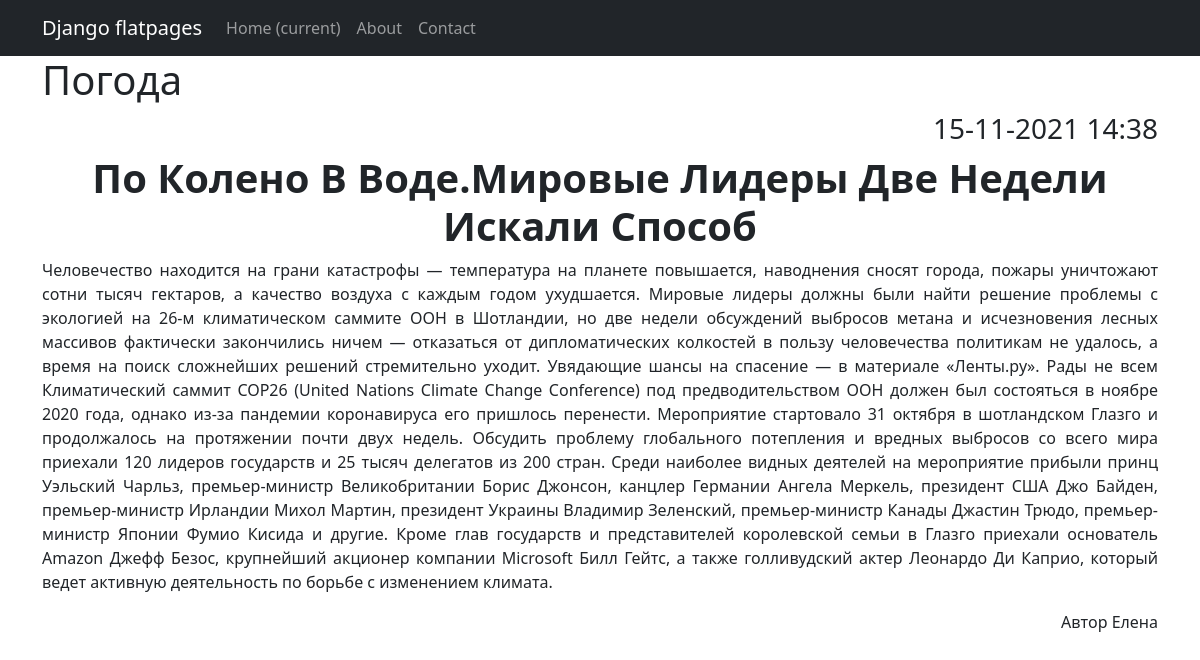
/news/6, run on the app's committed database.
### news/models.py (models this page shows, shortened)
class New(models.Model):
    name = models.CharField(max_length=64, unique=True)
    description = models.TextField()
    date_pub = models.DateTimeField(auto_now_add=True)
    author = models.CharField(max_length=64, unique=True, default = "Default value")
    category = models.ForeignKey(to='Category',on_delete=models.CASCADE,related_name='news')

class Category(models.Model):
    name = models.CharField(max_length=100, unique=True)  # названия категорий тоже не должны повторяться

### news/views.py (the view)
# urls.py: path('<int:pk>', NewDetailView.as_view(), name='new_detail'),  # pk — это первичный ключ товара, который будет выводиться у нас в шаблон
class NewDetailView(DetailView):
    template_name = 'new_detail.html'  # название шаблона будет product.html
    queryset = New.objects.all()

### templates/new_detail.html (shortened to what this page needs)
{% extends 'flatpages/default.html' %}
{% block content %}
<h1 style="text-align: left;">{{ new.category.name|title}}</h1>
<h3 style="text-align: right;">{{ new.date_pub|date:"d-m-Y H:i" }}</h3>
<h1 style="text-align: center;"><strong>{{ new.name|title }}</strong></h1>
<p style="text-align: justify;">{{ new.description }} </p>
<p style="text-align: right;"><th> Автор </th>{{ new.author }}</p>
{% endblock content %}

### data on the page
New: category.name "Погода", date_pub "15-11-2021 14:38", name "По Колено В Воде.Мировые Лидеры Две Недели Искали Способ", description "Человечество находится на грани катастрофы — температура на планете повышается, наводнения сносят города, пожары уничтожают сотни тысяч гектаров, а качество воздуха с каждым годом ухудшается. Мировые лидеры должны были найти решение проблемы с экологией на 26-м климатическом саммите ООН в Шотландии, но две недели обсуждений выбросов метана и исчезновения лесных массивов фактически закончились ничем — отказаться от дипломатических колкостей в пользу человечества политикам не удалось, а время на поиск сложнейших решений стремительно уходит. Увядающие шансы на спасение — в материале «Ленты.ру». Рады не всем Климатический саммит COP26 (United Nations Climate Change Conference) под…", author "Елена"
